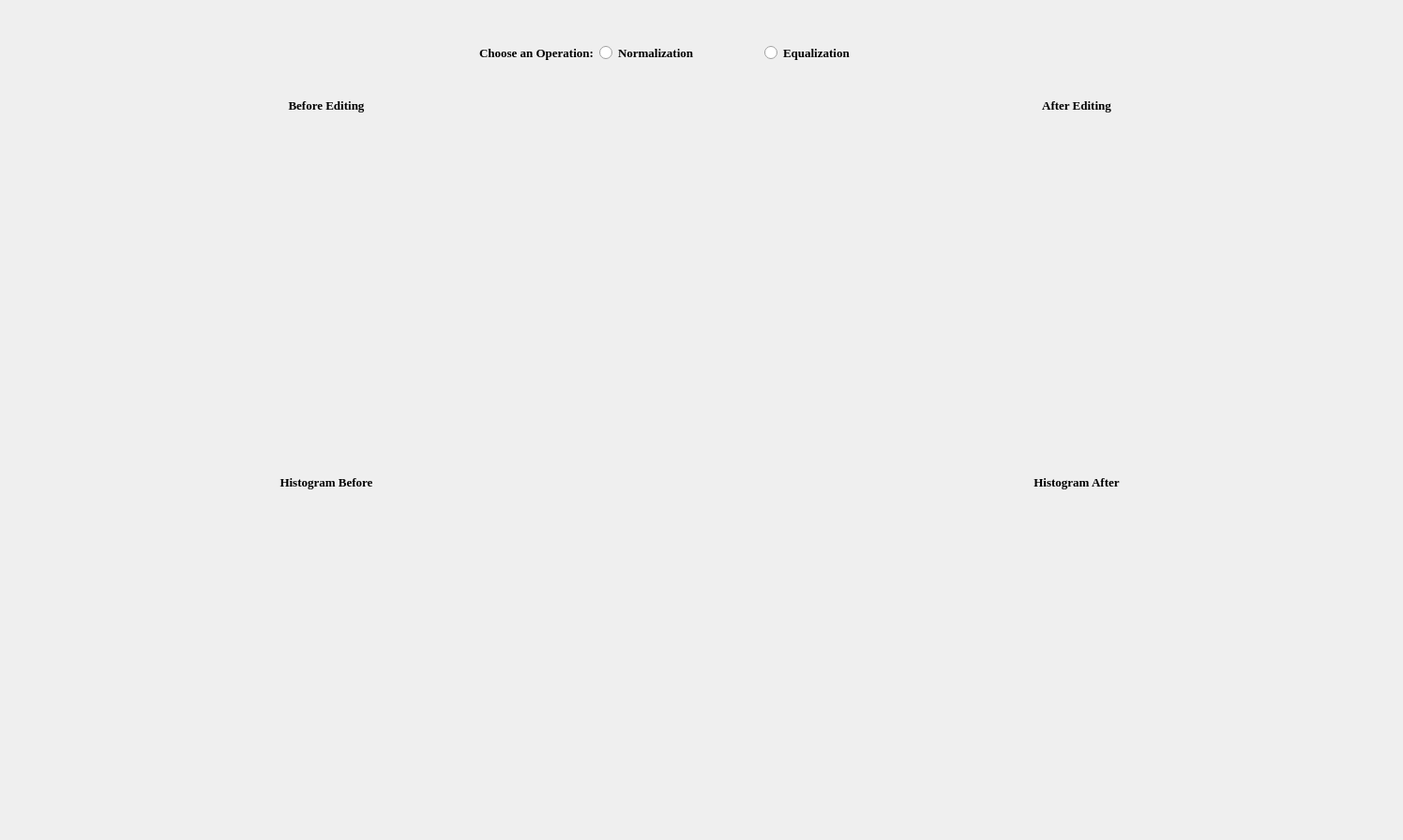
  <widget class="QWidget" name="Equalize">
   <attribute name="title">
    <string>Equalize / Normalize</string>
   </attribute>
   <layout class="QVBoxLayout" name="verticalLayout_20">
    <item>
     <layout class="QVBoxLayout" name="verticalLayout_18">
      <item>
       <spacer name="verticalSpacer_22">
        <property name="orientation">
         <enum>Qt::Vertical</enum>
        </property>
        <property name="sizeType">
         <enum>QSizePolicy::Fixed</enum>
        </property>
        <property name="sizeHint" stdset="0">
         <size>
          <width>20</width>
          <height>20</height>
         </size>
        </property>
       </spacer>
      </item>
      <item>
       <layout class="QHBoxLayout" name="horizontalLayout_26">
        <item>
         <spacer name="horizontalSpacer_48">
          <property name="orientation">
           <enum>Qt::Horizontal</enum>
          </property>
          <property name="sizeType">
           <enum>QSizePolicy::Fixed</enum>
          </property>
          <property name="sizeHint" stdset="0">
           <size>
            <width>500</width>
            <height>21</height>
           </size>
          </property>
         </spacer>
        </item>
        <item>
         <widget class="QLabel" name="label_chooseOperation">
          <property name="maximumSize">
           <size>
            <width>200</width>
            <height>16777215</height>
           </size>
          </property>
          <property name="font">
           <font>
            <family>Georgia</family>
            <pointsize>10</pointsize>
            <bold>true</bold>
           </font>
          </property>
          <property name="text">
           <string>Choose an Operation:</string>
          </property>
         </widget>
        </item>
        <item>
         <widget class="QRadioButton" name="radioButton_normalization">
          <property name="minimumSize">
           <size>
            <width>170</width>
            <height>50</height>
           </size>
          </property>
          <property name="maximumSize">
           <size>
            <width>150</width>
            <height>50</height>
           </size>
          </property>
          <property name="font">
           <font>
            <family>Georgia</family>
            <pointsize>10</pointsize>
            <bold>true</bold>
           </font>
          </property>
          <property name="styleSheet">
           <string notr="true">QRadioButton::indicator:checked {
    background-color: green;
border-radius: 8px;
}</string>
          </property>
          <property name="text">
           <string>Normalization</string>
          </property>
         </widget>
        </item>
        <item>
         <widget class="QRadioButton" name="radioButton_equalization">
          <property name="minimumSize">
           <size>
            <width>170</width>
            <height>50</height>
           </size>
          </property>
          <property name="maximumSize">
           <size>
            <width>150</width>
            <height>50</height>
           </size>
          </property>
          <property name="font">
           <font>
            <family>Georgia</family>
            <pointsize>10</pointsize>
            <bold>true</bold>
           </font>
          </property>
          <property name="styleSheet">
           <string notr="true">QRadioButton::indicator:checked {
    background-color: green;
border-radius: 8px;
}</string>
          </property>
          <property name="text">
           <string>Equalization</string>
          </property>
         </widget>
        </item>
        <item>
         <spacer name="horizontalSpacer_47">
          <property name="orientation">
           <enum>Qt::Horizontal</enum>
          </property>
          <property name="sizeType">
           <enum>QSizePolicy::Fixed</enum>
          </property>
          <property name="sizeHint" stdset="0">
           <size>
            <width>500</width>
            <height>21</height>
           </size>
          </property>
         </spacer>
        </item>
       </layout>
      </item>
      <item>
       <layout class="QHBoxLayout" name="horizontalLayout_16">
        <item>
         <spacer name="horizontalSpacer_24">
          <property name="orientation">
           <enum>Qt::Horizontal</enum>
          </property>
          <property name="sizeType">
           <enum>QSizePolicy::Fixed</enum>
          </property>
          <property name="sizeHint" stdset="0">
           <size>
            <width>40</width>
            <height>20</height>
           </size>
          </property>
         </spacer>
        </item>
        <item>
         <layout class="QVBoxLayout" name="verticalLayout_19">
          <item>
           <layout class="QHBoxLayout" name="horizontalLayout_18">
            <item>
             <spacer name="horizontalSpacer_29">
              <property name="orientation">
               <enum>Qt::Horizontal</enum>
              </property>
              <property name="sizeHint" stdset="0">
               <size>
                <width>40</width>
                <height>10</height>
               </size>
              </property>
             </spacer>
            </item>
            <item>
             <widget class="QLabel" name="label_beforeOperation">
              <property name="minimumSize">
               <size>
                <width>200</width>
                <height>50</height>
               </size>
              </property>
              <property name="maximumSize">
               <size>
                <width>150</width>
                <height>70</height>
               </size>
              </property>
              <property name="font">
               <font>
                <family>Georgia</family>
                <pointsize>10</pointsize>
                <bold>true</bold>
               </font>
              </property>
              <property name="text">
               <string>Before Editing</string>
              </property>
              <property name="alignment">
               <set>Qt::AlignCenter</set>
              </property>
             </widget>
            </item>
            <item>
             <spacer name="horizontalSpacer_32">
              <property name="orientation">
               <enum>Qt::Horizontal</enum>
              </property>
              <property name="sizeHint" stdset="0">
               <size>
                <width>40</width>
                <height>10</height>
               </size>
              </property>
             </spacer>
            </item>
           </layout>
          </item>
          <item>
           <spacer name="verticalSpacer_23">
            <property name="orientation">
             <enum>Qt::Vertical</enum>
            </property>
            <property name="sizeType">
             <enum>QSizePolicy::Fixed</enum>
            </property>
            <property name="sizeHint" stdset="0">
             <size>
              <width>20</width>
              <height>20</height>
             </size>
            </property>
           </spacer>
          </item>
          <item>
           <widget class="GraphicsLayoutWidget" name="image_beforeOperation" native="true">
            <property name="minimumSize">
             <size>
              <width>250</width>
              <height>300</height>
             </size>
            </property>
            <property name="maximumSize">
             <size>
              <width>16777215</width>
              <height>500</height>
             </size>
            </property>
           </widget>
          </item>
          <item>
           <spacer name="verticalSpacer_27">
            <property name="orientation">
             <enum>Qt::Vertical</enum>
            </property>
            <property name="sizeType">
             <enum>QSizePolicy::Fixed</enum>
            </property>
            <property name="sizeHint" stdset="0">
             <size>
              <width>20</width>
              <height>20</height>
             </size>
            </property>
           </spacer>
          </item>
          <item>
           <layout class="QHBoxLayout" name="horizontalLayout_24">
            <item>
             <spacer name="horizontalSpacer_43">
              <property name="orientation">
               <enum>Qt::Horizontal</enum>
              </property>
              <property name="sizeHint" stdset="0">
               <size>
                <width>40</width>
                <height>10</height>
               </size>
              </property>
             </spacer>
            </item>
            <item>
             <widget class="QLabel" name="label_histogramBeforeOperation">
              <property name="minimumSize">
               <size>
                <width>200</width>
                <height>50</height>
               </size>
              </property>
              <property name="maximumSize">
               <size>
                <width>150</width>
                <height>70</height>
               </size>
              </property>
              <property name="font">
               <font>
                <family>Georgia</family>
                <pointsize>10</pointsize>
                <bold>true</bold>
               </font>
              </property>
              <property name="text">
               <string>Histogram Before</string>
              </property>
              <property name="alignment">
               <set>Qt::AlignCenter</set>
              </property>
             </widget>
            </item>
            <item>
             <spacer name="horizontalSpacer_44">
              <property name="orientation">
               <enum>Qt::Horizontal</enum>
              </property>
              <property name="sizeHint" stdset="0">
               <size>
                <width>40</width>
                <height>10</height>
               </size>
              </property>
             </spacer>
            </item>
           </layout>
          </item>
          <item>
           <spacer name="verticalSpacer_31">
            <property name="orientation">
             <enum>Qt::Vertical</enum>
            </property>
            <property name="sizeType">
             <enum>QSizePolicy::Fixed</enum>
            </property>
            <property name="sizeHint" stdset="0">
             <size>
              <width>20</width>
              <height>20</height>
             </size>
            </property>
           </spacer>
          </item>
          <item>
           <widget class="GraphicsLayoutWidget" name="image_histogramBeforeOperation" native="true">
            <property name="minimumSize">
             <size>
              <width>250</width>
              <height>300</height>
             </size>
            </property>
            <property name="maximumSize">
             <size>
              <width>16777215</width>
              <height>500</height>
             </size>
            </property>
           </widget>
          </item>
         </layout>
        </item>
        <item>
         <spacer name="horizontalSpacer_33">
          <property name="orientation">
           <enum>Qt::Horizontal</enum>
          </property>
          <property name="sizeType">
           <enum>QSizePolicy::Fixed</enum>
          </property>
          <property name="sizeHint" stdset="0">
           <size>
            <width>200</width>
            <height>20</height>
           </size>
          </property>
         </spacer>
        </item>
        <item>
         <layout class="QVBoxLayout" name="verticalLayout_21">
          <item>
           <layout class="QHBoxLayout" name="horizontalLayout_19">
            <item>
             <spacer name="horizontalSpacer_34">
              <property name="orientation">
               <enum>Qt::Horizontal</enum>
              </property>
              <property name="sizeHint" stdset="0">
               <size>
                <width>40</width>
                <height>10</height>
               </size>
              </property>
             </spacer>
            </item>
            <item>
             <widget class="QLabel" name="label_afterOperation">
              <property name="minimumSize">
               <size>
                <width>200</width>
                <height>50</height>
               </size>
              </property>
              <property name="maximumSize">
               <size>
                <width>150</width>
                <height>70</height>
               </size>
              </property>
              <property name="font">
               <font>
                <family>Georgia</family>
                <pointsize>10</pointsize>
                <bold>true</bold>
               </font>
              </property>
              <property name="text">
               <string>After Editing</string>
              </property>
              <property name="alignment">
               <set>Qt::AlignCenter</set>
              </property>
             </widget>
            </item>
            <item>
             <spacer name="horizontalSpacer_35">
              <property name="orientation">
               <enum>Qt::Horizontal</enum>
              </property>
              <property name="sizeHint" stdset="0">
               <size>
                <width>40</width>
                <height>10</height>
               </size>
              </property>
             </spacer>
            </item>
           </layout>
          </item>
          <item>
           <spacer name="verticalSpacer_28">
            <property name="orientation">
             <enum>Qt::Vertical</enum>
            </property>
            <property name="sizeType">
             <enum>QSizePolicy::Fixed</enum>
            </property>
            <property name="sizeHint" stdset="0">
             <size>
              <width>20</width>
              <height>20</height>
             </size>
            </property>
           </spacer>
          </item>
          <item>
           <widget class="GraphicsLayoutWidget" name="image_afterOperation" native="true">
            <property name="minimumSize">
             <size>
              <width>250</width>
              <height>300</height>
             </size>
            </property>
            <property name="maximumSize">
             <size>
              <width>16777215</width>
              <height>500</height>
             </size>
            </property>
           </widget>
          </item>
          <item>
           <spacer name="verticalSpacer_29">
            <property name="orientation">
             <enum>Qt::Vertical</enum>
            </property>
            <property name="sizeType">
             <enum>QSizePolicy::Fixed</enum>
            </property>
            <property name="sizeHint" stdset="0">
             <size>
              <width>20</width>
              <height>20</height>
             </size>
            </property>
           </spacer>
          </item>
          <item>
           <layout class="QHBoxLayout" name="horizontalLayout_25">
            <item>
             <spacer name="horizontalSpacer_45">
              <property name="orientation">
               <enum>Qt::Horizontal</enum>
              </property>
              <property name="sizeHint" stdset="0">
               <size>
                <width>40</width>
                <height>10</height>
               </size>
              </property>
             </spacer>
            </item>
            <item>
             <widget class="QLabel" name="label_histogramAfterOperation">
              <property name="minimumSize">
               <size>
                <width>200</width>
                <height>50</height>
               </size>
              </property>
              <property name="maximumSize">
               <size>
                <width>150</width>
                <height>70</height>
               </size>
              </property>
              <property name="font">
               <font>
                <family>Georgia</family>
                <pointsize>10</pointsize>
                <bold>true</bold>
               </font>
              </property>
              <property name="text">
               <string>Histogram After</string>
              </property>
              <property name="alignment">
               <set>Qt::AlignCenter</set>
              </property>
             </widget>
            </item>
            <item>
             <spacer name="horizontalSpacer_46">
              <property name="orientation">
               <enum>Qt::Horizontal</enum>
              </property>
              <property name="sizeHint" stdset="0">
               <size>
                <width>40</width>
                <height>10</height>
               </size>
              </property>
             </spacer>
            </item>
           </layout>
          </item>
          <item>
           <spacer name="verticalSpacer_32">
            <property name="orientation">
             <enum>Qt::Vertical</enum>
            </property>
            <property name="sizeType">
             <enum>QSizePolicy::Fixed</enum>
            </property>
            <property name="sizeHint" stdset="0">
             <size>
              <width>20</width>
              <height>20</height>
             </size>
            </property>
           </spacer>
          </item>
          <item>
           <widget class="GraphicsLayoutWidget" name="image_histogramAfterOperation" native="true">
            <property name="minimumSize">
             <size>
              <width>250</width>
              <height>300</height>
             </size>
            </property>
            <property name="maximumSize">
             <size>
              <width>16777215</width>
              <height>500</height>
             </size>
            </property>
           </widget>
          </item>
         </layout>
        </item>
        <item>
         <spacer name="horizontalSpacer_36">
          <property name="orientation">
           <enum>Qt::Horizontal</enum>
          </property>
          <property name="sizeType">
           <enum>QSizePolicy::Fixed</enum>
          </property>
          <property name="sizeHint" stdset="0">
           <size>
            <width>40</width>
            <height>20</height>
           </size>
          </property>
         </spacer>
        </item>
       </layout>
      </item>
      <item>
       <spacer name="verticalSpacer_30">
        <property name="orientation">
         <enum>Qt::Vertical</enum>
        </property>
        <property name="sizeType">
         <enum>QSizePolicy::Fixed</enum>
        </property>
        <property name="sizeHint" stdset="0">
         <size>
          <width>20</width>
          <height>20</height>
         </size>
        </property>
       </spacer>
      </item>
     </layout>
    </item>
   </layout>
  </widget>
